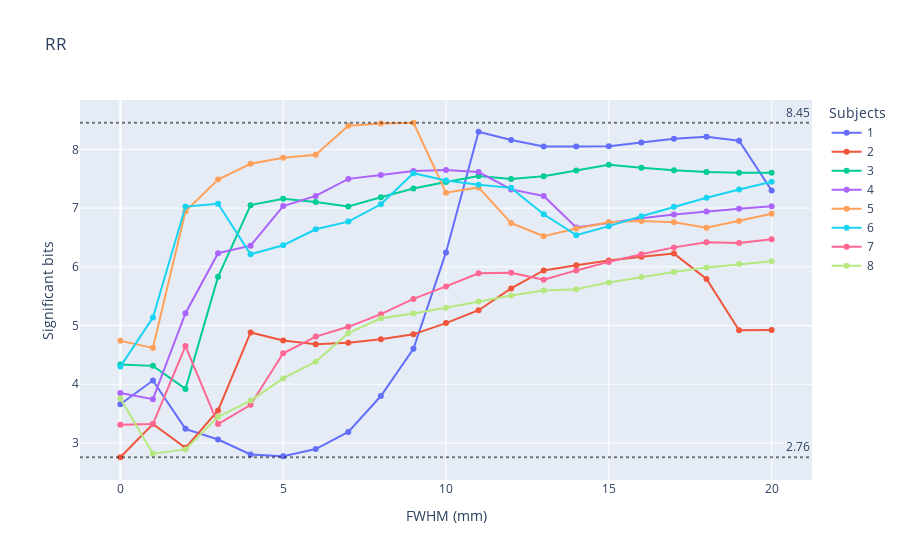

Here is the notebook cell this chart was saved with:
### Markdown cell above
## Figure 2: Voxel-wise means of significant bits measured across n=30 perturbed samples for RR and RS perturbations and 8 subjects

### Code cell
## Figure 2: Voxel-wise means of significant bits measured across n=30 perturbed samples for RR and RS perturbations and 8 subjectssignificant_digits(rr, "RR")
plot_significant_digits(rr, "RR")

### Figure 1 — Plotly figure (JSON) as saved in the notebook; plotly's stock layout.template omitted (floating-point values rounded to 4 significant figures)
{"data": [{"hovertemplate": "variable=1<br>index=%{x}<br>value=%{y}<extra></extra>", "legendgroup": "1", "line": {"color": "#636efa", "dash": "solid"}, "marker": {"symbol": "circle"}, "mode": "lines+markers", "name": "1", "orientation": "v", "showlegend": true, "type": "scatter", "x": [0, 1, 2, 3, 4, 5, 6, 7, 8, 9, 10, 11, 12, 13, 14, 15, 16, 17, 18, 19, 20], "xaxis": "x", "y": [3.659, 4.063, 3.24, 3.058, 2.803, 2.775, 2.895, 3.188, 3.799, 4.604, 6.246, 8.3, 8.161, 8.05, 8.05, 8.053, 8.117, 8.182, 8.214, 8.148, 7.301], "yaxis": "y"}, {"hovertemplate": "variable=2<br>index=%{x}<br>value=%{y}<extra></extra>", "legendgroup": "2", "line": {"color": "#EF553B", "dash": "solid"}, "marker": {"symbol": "circle"}, "mode": "lines+markers", "name": "2", "orientation": "v", "showlegend": true, "type": "scatter", "x": [0, 1, 2, 3, 4, 5, 6, 7, 8, 9, 10, 11, 12, 13, 14, 15, 16, 17, 18, 19, 20], "xaxis": "x", "y": [2.756, 3.322, 2.917, 3.554, 4.882, 4.744, 4.68, 4.706, 4.768, 4.85, 5.042, 5.261, 5.633, 5.938, 6.027, 6.108, 6.172, 6.225, 5.794, 4.918, 4.926], "yaxis": "y"}, {"hovertemplate": "variable=3<br>index=%{x}<br>value=%{y}<extra></extra>", "legendgroup": "3", "line": {"color": "#00cc96", "dash": "solid"}, "marker": {"symbol": "circle"}, "mode": "lines+markers", "name": "3", "orientation": "v", "showlegend": true, "type": "scatter", "x": [0, 1, 2, 3, 4, 5, 6, 7, 8, 9, 10, 11, 12, 13, 14, 15, 16, 17, 18, 19, 20], "xaxis": "x", "y": [4.336, 4.313, 3.921, 5.829, 7.051, 7.159, 7.106, 7.029, 7.187, 7.334, 7.445, 7.546, 7.494, 7.544, 7.641, 7.737, 7.689, 7.645, 7.616, 7.603, 7.605], "yaxis": "y"}, {"hovertemplate": "variable=4<br>index=%{x}<br>value=%{y}<extra></extra>", "legendgroup": "4", "line": {"color": "#ab63fa", "dash": "solid"}, "marker": {"symbol": "circle"}, "mode": "lines+markers", "name": "4", "orientation": "v", "showlegend": true, "type": "scatter", "x": [0, 1, 2, 3, 4, 5, 6, 7, 8, 9, 10, 11, 12, 13, 14, 15, 16, 17, 18, 19, 20], "xaxis": "x", "y": [3.851, 3.746, 5.21, 6.232, 6.36, 7.034, 7.208, 7.498, 7.565, 7.634, 7.648, 7.614, 7.319, 7.206, 6.671, 6.755, 6.829, 6.89, 6.944, 6.991, 7.03], "yaxis": "y"}, {"hovertemplate": "variable=5<br>index=%{x}<br>value=%{y}<extra></extra>", "legendgroup": "5", "line": {"color": "#FFA15A", "dash": "solid"}, "marker": {"symbol": "circle"}, "mode": "lines+markers", "name": "5", "orientation": "v", "showlegend": true, "type": "scatter", "x": [0, 1, 2, 3, 4, 5, 6, 7, 8, 9, 10, 11, 12, 13, 14, 15, 16, 17, 18, 19, 20], "xaxis": "x", "y": [4.739, 4.619, 6.946, 7.488, 7.756, 7.858, 7.907, 8.402, 8.442, 8.454, 7.264, 7.353, 6.746, 6.522, 6.653, 6.76, 6.779, 6.758, 6.664, 6.781, 6.906], "yaxis": "y"}, {"hovertemplate": "variable=6<br>index=%{x}<br>value=%{y}<extra></extra>", "legendgroup": "6", "line": {"color": "#19d3f3", "dash": "solid"}, "marker": {"symbol": "circle"}, "mode": "lines+markers", "name": "6", "orientation": "v", "showlegend": true, "type": "scatter", "x": [0, 1, 2, 3, 4, 5, 6, 7, 8, 9, 10, 11, 12, 13, 14, 15, 16, 17, 18, 19, 20], "xaxis": "x", "y": [4.301, 5.136, 7.026, 7.074, 6.213, 6.367, 6.64, 6.771, 7.065, 7.595, 7.472, 7.4, 7.345, 6.895, 6.539, 6.693, 6.861, 7.023, 7.176, 7.318, 7.451], "yaxis": "y"}, {"hovertemplate": "variable=7<br>index=%{x}<br>value=%{y}<extra></extra>", "legendgroup": "7", "line": {"color": "#FF6692", "dash": "solid"}, "marker": {"symbol": "circle"}, "mode": "lines+markers", "name": "7", "orientation": "v", "showlegend": true, "type": "scatter", "x": [0, 1, 2, 3, 4, 5, 6, 7, 8, 9, 10, 11, 12, 13, 14, 15, 16, 17, 18, 19, 20], "xaxis": "x", "y": [3.31, 3.322, 4.651, 3.321, 3.65, 4.528, 4.812, 4.978, 5.194, 5.454, 5.667, 5.889, 5.898, 5.781, 5.939, 6.084, 6.215, 6.331, 6.421, 6.406, 6.47], "yaxis": "y"}, {"hovertemplate": "variable=8<br>index=%{x}<br>value=%{y}<extra></extra>", "legendgroup": "8", "line": {"color": "#B6E880", "dash": "solid"}, "marker": {"symbol": "circle"}, "mode": "lines+markers", "name": "8", "orientation": "v", "showlegend": true, "type": "scatter", "x": [0, 1, 2, 3, 4, 5, 6, 7, 8, 9, 10, 11, 12, 13, 14, 15, 16, 17, 18, 19, 20], "xaxis": "x", "y": [3.758, 2.817, 2.89, 3.445, 3.722, 4.099, 4.384, 4.872, 5.124, 5.205, 5.302, 5.409, 5.511, 5.596, 5.617, 5.735, 5.827, 5.913, 5.991, 6.048, 6.094], "yaxis": "y"}], "layout": {"annotations": [{"showarrow": false, "text": "2.76", "x": 1, "xanchor": "right", "xref": "x domain", "y": 2.756, "yanchor": "bottom", "yref": "y"}, {"showarrow": false, "text": "8.45", "x": 1, "xanchor": "right", "xref": "x domain", "y": 8.454, "yanchor": "bottom", "yref": "y"}], "legend": {"title": {"text": "Subjects"}, "tracegroupgap": 0}, "shapes": [{"line": {"color": "black", "dash": "dot"}, "opacity": 0.5, "type": "line", "x0": 0, "x1": 1, "xref": "x domain", "y0": 2.756, "y1": 2.756, "yref": "y"}, {"line": {"color": "black", "dash": "dot"}, "opacity": 0.5, "type": "line", "x0": 0, "x1": 1, "xref": "x domain", "y0": 8.454, "y1": 8.454, "yref": "y"}], "title": {"text": "RR"}, "xaxis": {"anchor": "y", "domain": [0, 1], "title": {"text": "FWHM (mm)"}}, "yaxis": {"anchor": "x", "domain": [0, 1], "title": {"text": "Significant bits"}}}}
